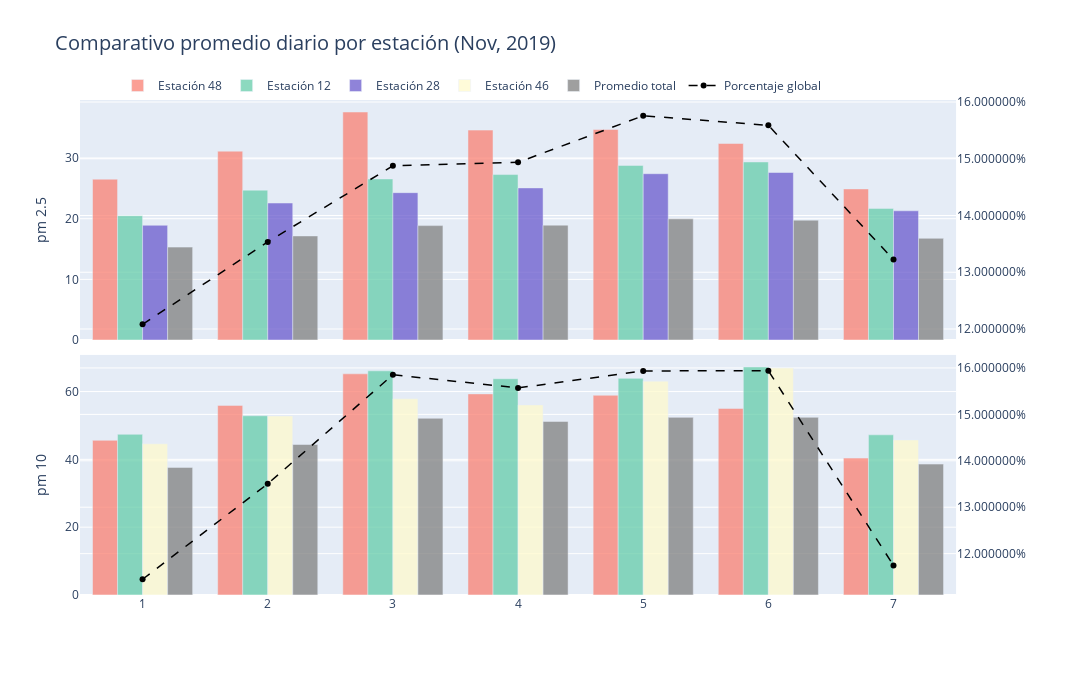

Notebook cell for this chart:
### Code cell
from plotly.subplots import make_subplots
import plotly.graph_objects as go

def fig_bar(max_est_1, max_est_2, datos):
    
    d_semanal = get_semanal(datos)
    
    
    #figura
    fig = make_subplots(rows=2, 
                        cols=1, 
                        shared_xaxes=True, 
                        vertical_spacing = 0.03,
                        specs=[[{"secondary_y": True}],
                           [{"secondary_y": True}]]
                       )

    #opacidad
    op = 0.75


    #Traces 
    
    #top estaciones
    
    for i in range(np.size(max_est_1)):
        
        #query for data of each station
        datos_temp = d_semanal.loc[d_semanal['codigoSerial'] == max_est_1[i]]


        # Add traces

        fig.add_trace(go.Bar(x=datos_temp['Semana']+1, y=datos_temp['pm25'],
                             name='Estación ' + str(int(max_est_1[i])),
                             legendgroup = 'Estación ' + str(int(max_est_1[i])),
                             opacity= op,
                             marker_color = colors[i]
                            ),
                      row=1, col=1)



    for i in range(np.size(max_est_2)):
        
        showlegend = False
        color = colors[i]
        
        if np.isin(max_est_2[i], max_est_1) != True:
            showlegend = True
            color = colors[-1]
        
        #query for data of each station
        datos_temp = d_semanal.loc[d_semanal['codigoSerial'] == max_est_2[i]]

        fig.add_trace(go.Bar(x=datos_temp['Semana']+1, y=datos_temp['pm10'],
                             name='Estación ' + str(int(max_est_2[i])),
                             legendgroup = 'Estación ' + str(int(max_est_2[i])),
                             opacity= op,
                             marker_color = color,
                             showlegend=showlegend
                            ),
                     row=2, col=1)   
        
    #Total
    
    d_temp = datos.groupby(by = datos['Semana']).mean()[['pm25', 'pm10']]
    d_temp = d_temp.reset_index()

    fig.add_trace(go.Bar(x=d_temp['Semana']+1, y=d_temp['pm25'],
                         name='Promedio total ',
                         opacity= op,
                         legendgroup = 'Promedio total ',
                         marker_color = colors[i+1]
                                ),
                  row=1, col=1)    

    fig.add_trace(go.Bar(x=d_temp['Semana']+1, y=d_temp['pm10'],
                         name='Promedio total ',
                         legendgroup = 'Promedio total ',
                         opacity= op,
                         marker_color = colors[i+1],
                         showlegend=False),
                  row=2, col=1)   
    
    # Porcentaje diario
    
    d_temp[['pm25','pm10']] = d_temp[['pm25','pm10']]/np.sum(d_temp[['pm25','pm10']])
    
    fig.add_trace(go.Scatter(x=d_temp['Semana']+1, y=d_temp['pm25'],
                             name = 'Porcentaje global',
                             legendgroup = 'Porcentaje global',
                             mode = 'lines+markers',
                             showlegend = True,
                             line = dict(color='black', width=1.5, dash = 'dash')),
                  row=1, col=1, secondary_y=True,)
    
    fig.add_trace(go.Scatter(x=d_temp['Semana']+1, y=d_temp['pm10'],
                             name = 'Porcentaje global',
                             legendgroup = 'Porcentaje global',
                             mode = 'lines+markers',
                             showlegend = False,
                             line = dict(color='black', width=1.5, dash = 'dash')),
                  row=2, col=1, secondary_y=True,)
       
    #Figure layout
    
    fig.update_yaxes(title_text= 'pm 2.5',  row=1, col=1, secondary_y=False )
    fig.update_yaxes(title_text= 'pm 10', row=2, col=1, secondary_y=False)
    
    fig.update_yaxes(tickformat= '%', row=1, col=1, secondary_y=True)
    fig.update_yaxes(tickformat= '%', row=2, col=1, secondary_y=True)


    dim = 1200

    fig.update_layout(height=9*dim/16, width=dim, title= 'Comparativo promedio diario por estación (Nov, 2019)',
                      title_font_size=20, 
                      font_size=12,
                      legend=dict(
                                    orientation="h",
                                    yanchor="bottom",
                                    y=1.0,
                                    xanchor="right",
                                    x=0.8
                                )
                     )
    fig.show()

    #Write HTML file
    fig.write_html("Datos_Estaciones_Noviembre_2019/comparativo_diario.html")

d_temp = fig_bar(max_est_25, max_est_10, datos)

### Figure 1 — Plotly figure (JSON) as saved in the notebook; plotly's stock layout.template omitted (floating-point values rounded to 4 significant figures)
{"data": [{"legendgroup": "Estación 48", "marker": {"color": "salmon"}, "name": "Estación 48", "opacity": 0.75, "type": "bar", "x": [1, 2, 3, 4, 5, 6, 7], "xaxis": "x", "y": [26.51, 31.13, 37.58, 34.6, 34.71, 32.39, 24.91], "yaxis": "y"}, {"legendgroup": "Estación 12", "marker": {"color": "mediumaquamarine"}, "name": "Estación 12", "opacity": 0.75, "type": "bar", "x": [1, 2, 3, 4, 5, 6, 7], "xaxis": "x", "y": [20.49, 24.7, 26.55, 27.27, 28.77, 29.35, 21.7], "yaxis": "y"}, {"legendgroup": "Estación 28", "marker": {"color": "slateblue"}, "name": "Estación 28", "opacity": 0.75, "type": "bar", "x": [1, 2, 3, 4, 5, 6, 7], "xaxis": "x", "y": [18.92, 22.59, 24.29, 25.07, 27.41, 27.61, 21.3], "yaxis": "y"}, {"legendgroup": "Estación 48", "marker": {"color": "salmon"}, "name": "Estación 48", "opacity": 0.75, "showlegend": false, "type": "bar", "x": [1, 2, 3, 4, 5, 6, 7], "xaxis": "x2", "y": [45.61, 55.91, 65.22, 59.31, 58.9, 55.01, 40.37], "yaxis": "y3"}, {"legendgroup": "Estación 12", "marker": {"color": "mediumaquamarine"}, "name": "Estación 12", "opacity": 0.75, "showlegend": false, "type": "bar", "x": [1, 2, 3, 4, 5, 6, 7], "xaxis": "x2", "y": [47.39, 52.85, 66.1, 63.78, 63.88, 67.26, 47.24], "yaxis": "y3"}, {"legendgroup": "Estación 46", "marker": {"color": "lemonchiffon"}, "name": "Estación 46", "opacity": 0.75, "showlegend": true, "type": "bar", "x": [1, 2, 3, 4, 5, 6, 7], "xaxis": "x2", "y": [44.59, 52.78, 57.85, 56.06, 63.07, 66.94, 45.73], "yaxis": "y3"}, {"legendgroup": "Promedio total ", "marker": {"color": "grey"}, "name": "Promedio total ", "opacity": 0.75, "type": "bar", "x": [1, 2, 3, 4, 5, 6, 7], "xaxis": "x", "y": [15.32, 17.16, 18.86, 18.94, 19.98, 19.76, 16.77], "yaxis": "y"}, {"legendgroup": "Promedio total ", "marker": {"color": "grey"}, "name": "Promedio total ", "opacity": 0.75, "showlegend": false, "type": "bar", "x": [1, 2, 3, 4, 5, 6, 7], "xaxis": "x2", "y": [37.63, 44.39, 52.11, 51.18, 52.38, 52.4, 38.61], "yaxis": "y3"}, {"legendgroup": "Porcentaje global", "line": {"color": "black", "dash": "dash", "width": 1.5}, "mode": "lines+markers", "name": "Porcentaje global", "showlegend": true, "type": "scatter", "x": [1, 2, 3, 4, 5, 6, 7], "xaxis": "x", "y": [0.1208, 0.1354, 0.1488, 0.1494, 0.1576, 0.1559, 0.1322], "yaxis": "y2"}, {"legendgroup": "Porcentaje global", "line": {"color": "black", "dash": "dash", "width": 1.5}, "mode": "lines+markers", "name": "Porcentaje global", "showlegend": false, "type": "scatter", "x": [1, 2, 3, 4, 5, 6, 7], "xaxis": "x2", "y": [0.1145, 0.135, 0.1585, 0.1557, 0.1594, 0.1594, 0.1175], "yaxis": "y4"}], "layout": {"font": {"size": 12}, "height": 675, "legend": {"orientation": "h", "x": 0.8, "xanchor": "right", "y": 1, "yanchor": "bottom"}, "title": {"font": {"size": 20}, "text": "Comparativo promedio diario por estación (Nov, 2019)"}, "width": 1200, "xaxis": {"anchor": "y", "domain": [0, 0.94], "matches": "x2", "showticklabels": false}, "xaxis2": {"anchor": "y3", "domain": [0, 0.94]}, "yaxis": {"anchor": "x", "domain": [0.515, 1], "title": {"text": "pm 2.5"}}, "yaxis2": {"anchor": "x", "overlaying": "y", "side": "right", "tickformat": "%"}, "yaxis3": {"anchor": "x2", "domain": [0, 0.485], "title": {"text": "pm 10"}}, "yaxis4": {"anchor": "x2", "overlaying": "y3", "side": "right", "tickformat": "%"}}}
